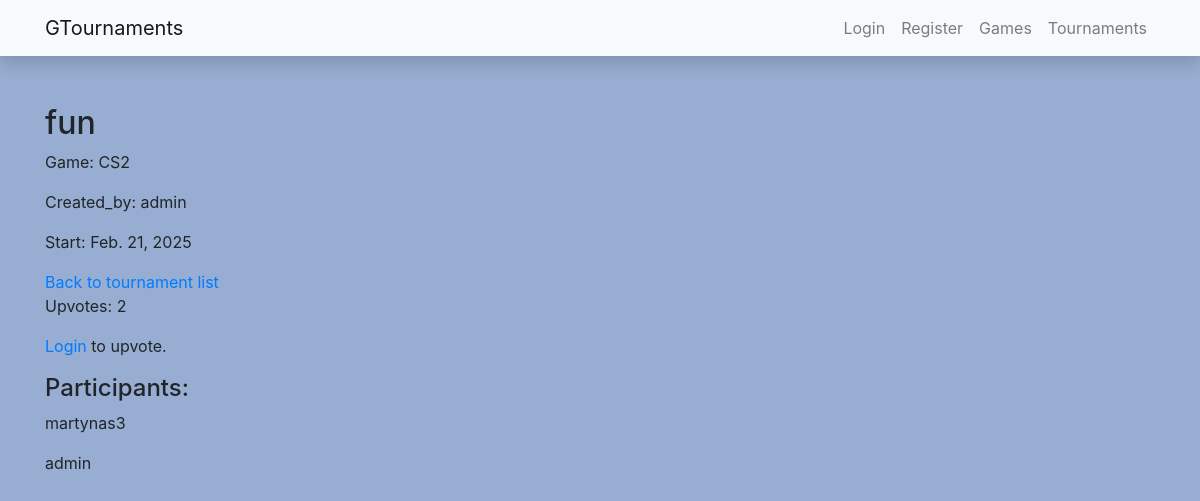
The page /tournaments/tournaments/5/ on the database its author committed.
### tournaments/models.py (models this page shows, shortened)
class Tournament(models.Model):
    name = models.CharField("name", max_length=100)
    game = models.ForeignKey(Game, on_delete=models.CASCADE)
    start_date = models.DateField()
    created_by = models.ForeignKey(User, on_delete=models.CASCADE)
    upvotes = models.ManyToManyField(User, related_name="tournament_upvotes", blank=True)
    def total_upvotes(self):
        return self.upvotes.count()
    STATUS_CHOICES = [
        ('u', 'Upcoming'),
        ('o', 'Ongoing'),
        ('c', 'Completed'),
    ]
    status = models.CharField(max_length=1, choices=STATUS_CHOICES, default='u')

class Game(models.Model):
    name = models.CharField("name", max_length=100)
    description = models.TextField()
    release_date = models.DateField()

class TournamentParticipant(models.Model):
    profile = models.ForeignKey(Profile, on_delete=models.CASCADE)
    tournament = models.ForeignKey(Tournament, on_delete=models.CASCADE)
    class Meta:
        unique_together = ('profile', 'tournament')

class Profile(models.Model):
    profile_picture = models.ImageField(upload_to="profile_pics", default="pfp.png")
    user = models.OneToOneField(User, on_delete=models.CASCADE)
    creation_date = models.DateTimeField(auto_now_add=True, blank=True)
    def __str__(self):
        return self.user.username

### tournaments/views.py (the view, shortened to what this page needs)
# urls.py: path("tournaments/<int:pk>/", views.TournamentDetailView.as_view(), name="tournament-detail"),
class TournamentDetailView(generic.DetailView):
    model = Tournament
    template_name = "tournament_detail.html"
    def get_context_data(self, **kwargs):
        context = super().get_context_data(**kwargs)
        tournament = self.object  # Gauname turnyro objektą
        return context

### tournaments/templates/tournament_detail.html (shortened to what this page needs)
{% extends 'base.html' %}
{% block content %}
<h2>{{ tournament.name }}</h2>
<p>Game: {{ tournament.game.name }}</p>
<p>Created_by: {{ tournament.created_by }}</p>
<p>Start: {{ tournament.start_date }}</p>
<a href="{% url 'tournament-list' %}">Back to tournament list</a>
<p>Upvotes: {{ tournament.total_upvotes }}</p>
{% if user.is_authenticated %}
    <form action="{% url 'tournament-upvote' tournament.id %}" method="post">
        {% csrf_token %}
        <button type="submit" class="btn {% if user in tournament.upvotes.all %}btn-primary{% else %}btn-secondary{% endif %}">
            {% if user in tournament.upvotes.all %}&#8593;{% else %}&#8593;{% endif %}
        </button>
    </form>
{% else %}
    <p><a href="{% url 'login' %}">Login</a> to upvote.</p>
{% endif %}
<h4>Participants:</h4>
{% for tournament_participant in tournament.tournamentparticipant_set.all %}
    <p>{{ tournament_participant.profile }}</p>
{% endfor %}
{% endblock %}

### rows shown on the page
Tournament: name "fun", game.name "CS2", created_by "admin", start_date "Feb. 21, 2025", total_upvotes "2"
TournamentParticipant: profile "martynas3"
TournamentParticipant: profile "admin"
